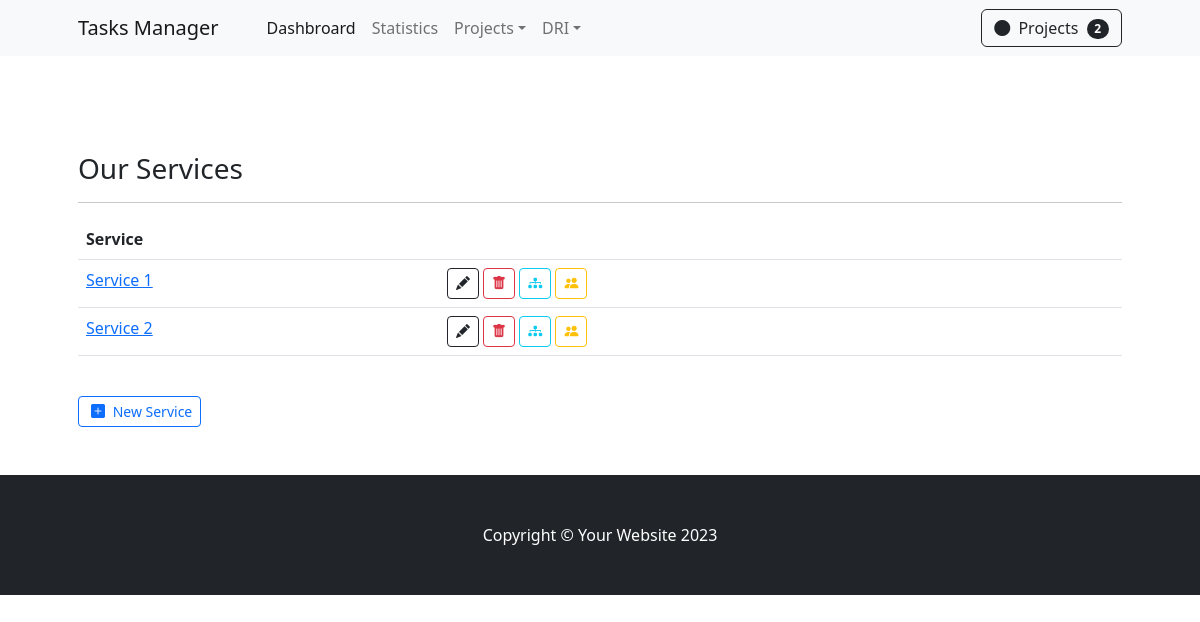
The page /services/ on the database as committed earlier.
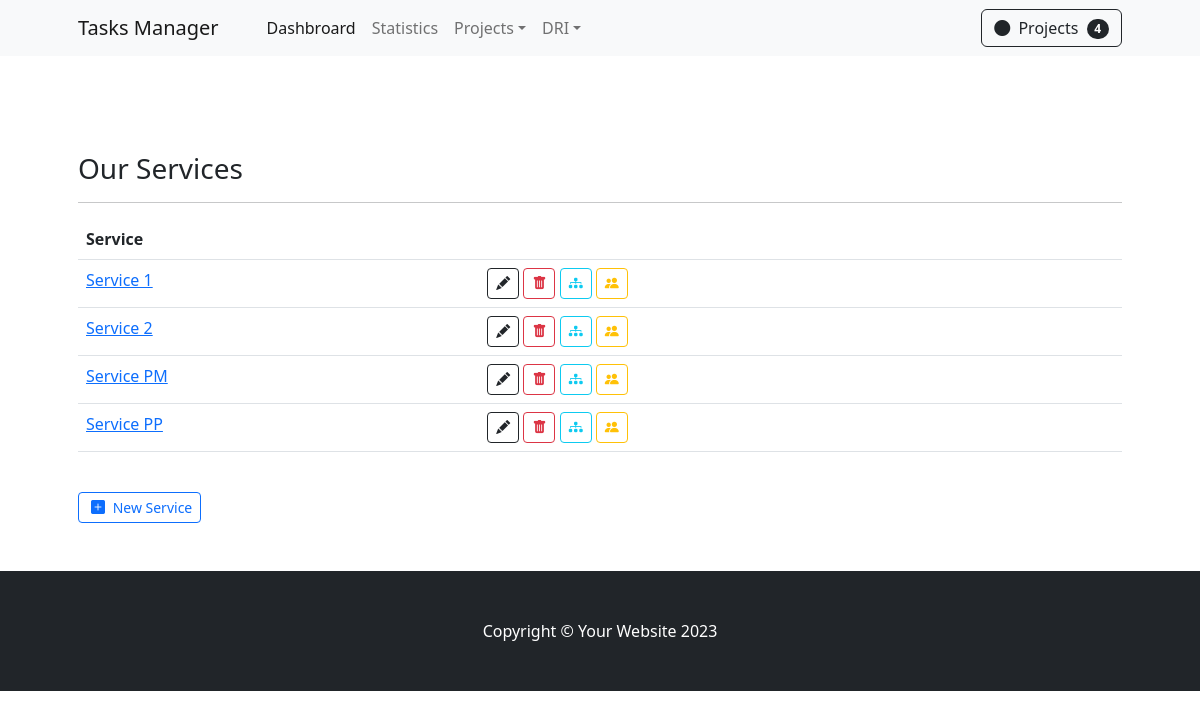
The same page on the database as committed later.
### apps/backend/models.py (models this page shows, shortened)
class Service(models.Model):
    service     = models.CharField(max_length=50)
    description = models.TextField(blank=True)

### apps/backend/views/service.py (the view)
# urls.py: path('services/', view=ServiceListView.as_view(), name='service-list'),
class ServiceListView(ListView):
    paginate_by     =   4
    model           =   Service
    template_name   =   'services/service_list.html'

### apps/backend/templates/services/service_list.html
{% extends '_base.html' %}
{% load crispy_forms_tags %}
{% load static %}
{% block content %}
    <section class="py-5">
        <div class="container px-4 px-lg-5 mt-5">
            <h3> Our Services </h3>
            <hr>
                <table class="table table-responsive flex-fill">
                    <tr>
                        <th>Service</th>
                        <th></th>
                    </tr>
                    {% for service in object_list %}
                        <tr>
                            <td>
                                <a href="{% url 'service-detail' service.id %}">{{service.service}}</a>
                            </td>
                            <td>
                                <a title="Edit" class="btn btn-sm btn-outline-dark" href="{% url 'service-delete' service.id %}">
                                    <i class="bi bi-pencil-fill"></i>
                                </a>
                                <a title="Delete" class="btn btn-sm btn-outline-danger" href="{% url 'service-delete' service.id %}">
                                    <i class="bi bi-trash-fill"></i>
                                </a>
                                <a title="Entities" class="btn btn-sm btn-outline-info" href="{% url 'service-delete' service.id %}">
                                    <i class="bi bi-diagram-3-fill"></i>
                                </a>
                                <a title="Employees" class="btn btn-sm btn-outline-warning" href="{% url 'service-delete' service.id %}">
                                    <i class="bi bi-people-fill"></i>
                                </a>
                            </td>
                        </tr>
                    {% endfor %}
                </table>
                <br>
                <a class="btn btn-sm btn-outline-primary" href="{% url 'service-create' %}">
                    <i class="bi bi-plus-square-fill m-1"></i>
                    New Service
                </a>
</div>
</section>
{% endblock %}

Rows that differ between the two databases and show on the page:
added Service: service "Service PM"
added Service: service "Service PP"
Other text that changed with them:
{{ object_list|length }}: "2" → "4"
